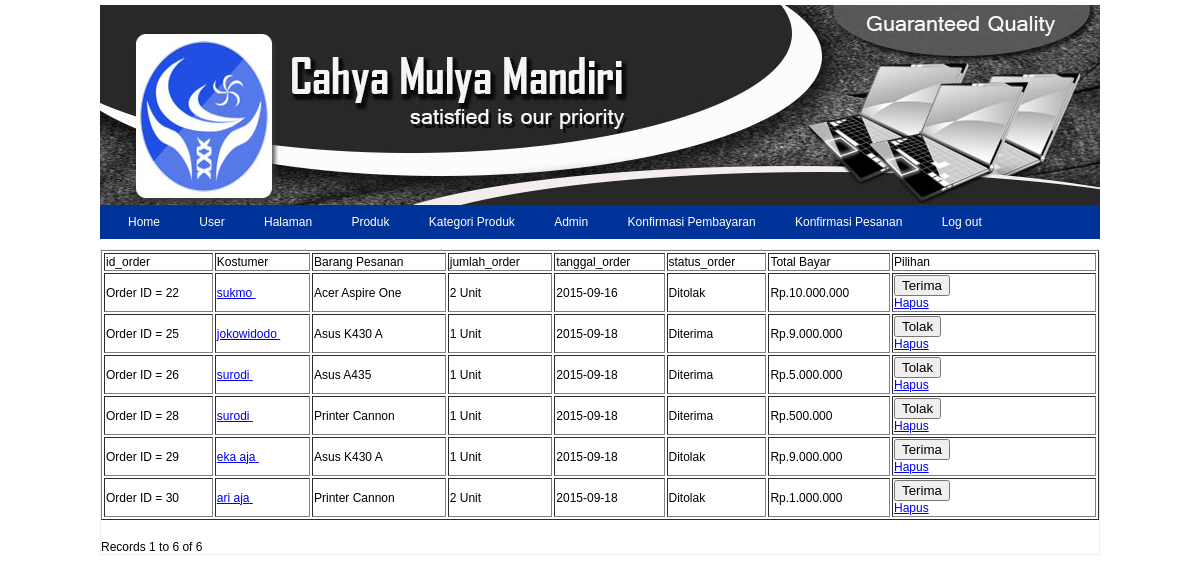
The page /panel/user_order/index.php on the database its author committed.
### tables this page shows
CREATE TABLE `user` (
  `id_user` int(5) NOT NULL AUTO_INCREMENT,
  `userName` varchar(20) NOT NULL,
  `passPass` varchar(20) NOT NULL,
  `nama_lengkap` varchar(30) DEFAULT NULL,
  `foto_profil` varchar(250) DEFAULT NULL,
  `alamat` text,
  `email` varchar(100) DEFAULT NULL,
  `no_hp` int(12) DEFAULT NULL,
  `tanggal_daftar` date DEFAULT NULL,
  PRIMARY KEY (`id_user`)
);

CREATE TABLE `user_order` (
  `id_order` int(5) NOT NULL AUTO_INCREMENT,
  `userName` varchar(20) NOT NULL,
  `id_barang` int(5) NOT NULL,
  `jumlah_order` int(5) NOT NULL,
  `tanggal_order` date NOT NULL,
  `jam_order` time DEFAULT NULL,
  `status_order` int(1) NOT NULL,
  `total_bayar` varchar(50) DEFAULT NULL,
  PRIMARY KEY (`id_order`)
);

CREATE TABLE `list_barang` (
  `id_barang` int(5) NOT NULL AUTO_INCREMENT,
  `id_kategori` int(5) NOT NULL,
  `nama_barang` varchar(250) NOT NULL,
  `foto_barang` varchar(250) DEFAULT NULL,
  `deskripsi_barang` text,
  `stok` int(5) NOT NULL,
  `tanggal_input` date DEFAULT NULL,
  `harga_barang` varchar(100) NOT NULL,
  PRIMARY KEY (`id_barang`)
);

### Connections/toko_cahya.php (called while the page is built, shortened)
<?php
function format_rupiah($angka){
  $rupiah=number_format($angka,0,',','.');
  return $rupiah;
}
?>

### panel/user_order/index.php (the view, shortened to what this page needs)
<?php require_once('../../Connections/toko_cahya.php');
include'../head.php';
include'../menu.php';
 ?>
<?php
$editFormAction = $_SERVER['PHP_SELF'];
if (isset($_SERVER['QUERY_STRING'])) {
  $editFormAction .= "?" . htmlentities($_SERVER['QUERY_STRING']);
}
$tolak = $_SERVER['PHP_SELF'];
if (isset($_SERVER['QUERY_STRING'])) {
  $tolak .= "?" . htmlentities($_SERVER['QUERY_STRING']);
}
$maxRows_index_order = 10;
$pageNum_index_order = 0;
$startRow_index_order = $pageNum_index_order * $maxRows_index_order;
$query_index_order = "SELECT * FROM user,user_order,list_barang WHERE user.userName=user_order.userName AND user_order.id_barang=list_barang.id_barang";
$query_limit_index_order = sprintf("%s LIMIT %d, %d", $query_index_order, $startRow_index_order, $maxRows_index_order);
$index_order = mysql_query($query_limit_index_order, $toko_cahya) or die(mysql_error());
$row_index_order = mysql_fetch_assoc($index_order);
if (isset($_GET['totalRows_index_order'])) {
  $totalRows_index_order = $_GET['totalRows_index_order'];
} else {
  $all_index_order = mysql_query($query_index_order);
  $totalRows_index_order = mysql_num_rows($all_index_order);
}
$totalPages_index_order = ceil($totalRows_index_order/$maxRows_index_order)-1;
?>
<!DOCTYPE html PUBLIC "-//W3C//DTD XHTML 1.0 Transitional//EN" "http://www.w3.org/TR/xhtml1/DTD/xhtml1-transitional.dtd">
<html xmlns="http://www.w3.org/1999/xhtml">
<head>
</head>
<body>
<table border="1" align="center" width="100%">
  <tr>
    <td>id_order</td>
    <td>Kostumer</td>
    <td>Barang Pesanan</td>
    <td>jumlah_order</td>
    <td>tanggal_order</td>
    <td>status_order</td>
    <td>Total Bayar</td>
    <td width="200">Pilihan</td>
  </tr>
  <?php do {
	  $number =$row_index_order['total_bayar'];
	   ?>
    <tr>
      <td>Order ID = <?php echo $row_index_order['id_order']; ?><a href="detail.php?recordID=<?php echo $row_index_order['id_order']; ?>"> </a></td>
      <td><a href="http://cahyacyber.gq/panel/user/detail.php?recordID=<?php echo $row_index_order['id_user']; ?>"><?php echo $row_index_order['nama_lengkap']; ?>&nbsp; </a></td>
      <td><?php echo $row_index_order['nama_barang']; ?>&nbsp; </td>
      <td><?php echo $row_index_order['jumlah_order']; ?>  Unit </td>
      <td><?php echo $row_index_order['tanggal_order']; ?>&nbsp; </td>
      <td><?php $sts = $row_index_order['status_order'];
	  if ($sts == 1) {
		  echo "Diterima";
	  }
	  else {
		  echo "Ditolak";
	  }
	   ?>&nbsp; </td>
      <td>Rp.<?php echo format_rupiah($number) ; ?>&nbsp; </td>
      <td>
      <?php $status = $row_index_order['status_order'];
	  if ($status == 0) { ?>
      <form action="<?php echo $editFormAction; ?>" method="post" name="form1" id="form1">
              <input type="submit" value="Terima" />
        </form>
        <?php }
		else {
		?>
        <form action="<?php echo $tolak; ?>" method="post" name="tolak" id="tolak">
              <input type="submit" value="Tolak" />
        </form>
        <?php } ?>
        <a href="hapus.php?id_order=<?php echo $row_index_order['id_order']; ?>">Hapus</a>
        </td>
    <?php } while ($row_index_order = mysql_fetch_assoc($index_order)); ?>
</table>
<br />
<table border="0">
  <tr>
    <td><?php if ($pageNum_index_order > 0) {  ?>
    <?php }  ?></td>
    <td><?php if ($pageNum_index_order > 0) {  ?>
    <?php }  ?></td>
    <td><?php if ($pageNum_index_order < $totalPages_index_order) {  ?>
    <?php }  ?></td>
    <td><?php if ($pageNum_index_order < $totalPages_index_order) {  ?>
    <?php }  ?></td>
  </tr>
</table>
Records <?php echo ($startRow_index_order + 1) ?> to <?php echo min($startRow_index_order + $maxRows_index_order, $totalRows_index_order) ?> of <?php echo $totalRows_index_order ?>
</body>
</html>

### tema.css (style rules this page uses)
body { font-family:Verdana, Geneva, sans-serif; font-size:12px; margin:0; padding:0; }

### rows shown on the page
user: user_order.id_order "22", nama_lengkap "sukmo", list_barang.nama_barang "Acer Aspire One", user_order.jumlah_order "2", user_order.tanggal_order "2015-09-16", shows "Ditolak", user_order.total_bayar "10.000.000"
user: user_order.id_order "25", nama_lengkap "jokowidodo", list_barang.nama_barang "Asus K430 A", user_order.jumlah_order "1", user_order.tanggal_order "2015-09-18", shows "Diterima", user_order.total_bayar "9.000.000"
user: user_order.id_order "26", nama_lengkap "surodi", list_barang.nama_barang "Asus A435", user_order.jumlah_order "1", user_order.tanggal_order "2015-09-18", shows "Diterima", user_order.total_bayar "5.000.000", user_order.id_order "28", list_barang.nama_barang "Printer Cannon", user_order.total_bayar "500.000"
user: user_order.id_order "29", nama_lengkap "eka aja", list_barang.nama_barang "Asus K430 A", user_order.jumlah_order "1", user_order.tanggal_order "2015-09-18", shows "Ditolak", user_order.total_bayar "9.000.000"
user: user_order.id_order "30", nama_lengkap "ari aja", list_barang.nama_barang "Printer Cannon", user_order.jumlah_order "2", user_order.tanggal_order "2015-09-18", shows "Ditolak", user_order.total_bayar "1.000.000"

### other values the page prints
$startRow_index_order + 1 "1"
$totalRows_index_order "6"
